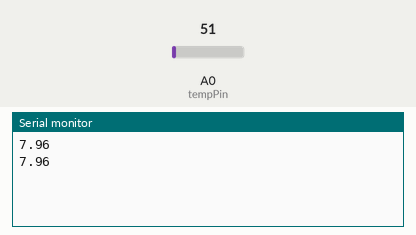
Recording of a sketch running on a simulated Arduino Uno, built with avr-gcc and run on an emulated ATmega328P. Shown: the last lines printed to the serial monitor. The test bench sets the inputs (shaded band); at power-on: A0 (tempPin) = 51.

Above: at 1.8 s.
1.9 s: A0 (tempPin) set to 61
At 2.3 s:
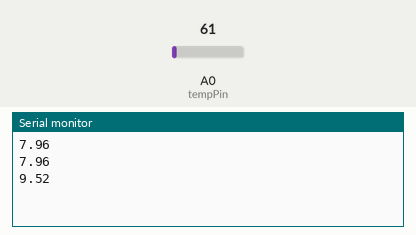
3.4 s: A0 (tempPin) set to 71
At 4.8 s:
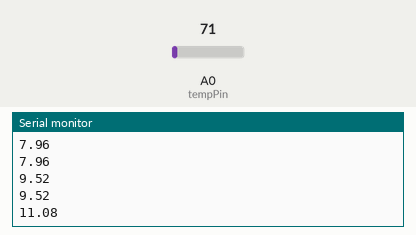
Timing chart, 0 to 6.4 s (numbered marks = the images above; inputs shaded):
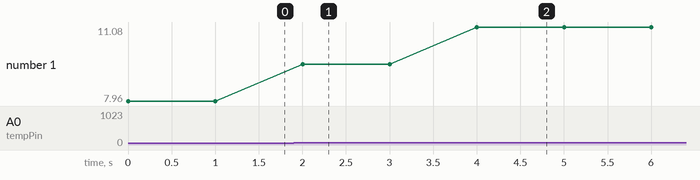

The sketch:

sketch_temperature.ino
```cpp
float temp;
int tempPin = 0;

void setup() {
  Serial.begin(9600); // Setting ut the UART communication
}

void loop() {
  temp = analogRead(tempPin);
  // read analog volt from sensor and save to variable temp
  temp = temp * 0.156;
  // convert the analog volt to its temperature equivalent
  // Serial.print("TEMPERATURE = ");
  Serial.println(temp); // display temperature value
  //Serial.print("*C");
  //Serial.println();
  delay(1000); // update sensor reading each one second
}
```

Measured:
- after the input at 1.9 s, the serial monitor: prints a new line after 0.10 s (image 1)
- after the input at 3.4 s, the serial monitor: prints a new line after 0.60 s (image 2)
- plotted number 1: 7.96 → 9.52 after the input at 1.9 s, 9.52 → 11.08 after the input at 3.4 s
